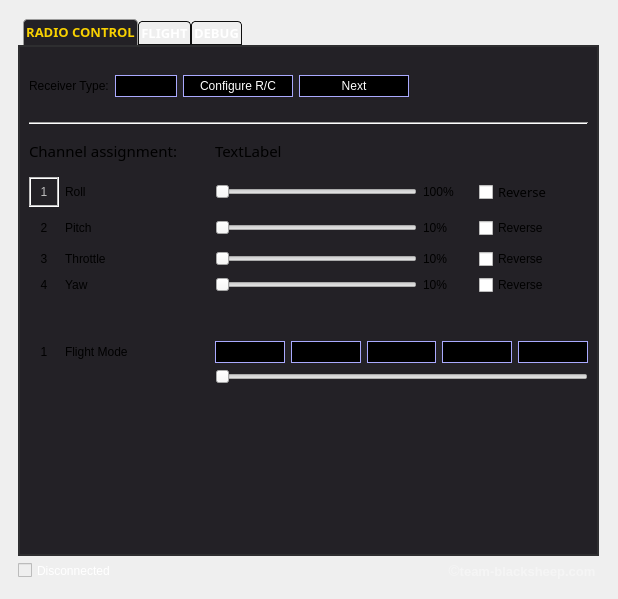
<?xml version="1.0" encoding="UTF-8"?>
<ui version="4.0">
 <class>MainWidget</class>
 <widget class="QWidget" name="MainWidget">
  <property name="enabled">
   <bool>true</bool>
  </property>
  <property name="geometry">
   <rect>
    <x>0</x>
    <y>0</y>
    <width>618</width>
    <height>599</height>
   </rect>
  </property>
  <property name="windowTitle">
   <string>Form</string>
  </property>
  <layout class="QVBoxLayout" name="verticalLayout">
   <property name="leftMargin">
    <number>18</number>
   </property>
   <property name="topMargin">
    <number>19</number>
   </property>
   <property name="rightMargin">
    <number>19</number>
   </property>
   <property name="bottomMargin">
    <number>19</number>
   </property>
   <item>
    <widget class="QTabWidget" name="tabWidget">
     <property name="enabled">
      <bool>true</bool>
     </property>
     <property name="font">
      <font>
       <family>Mukti Narrow</family>
       <pointsize>10</pointsize>
       <weight>75</weight>
       <italic>false</italic>
       <bold>true</bold>
       <kerning>true</kerning>
      </font>
     </property>
     <property name="styleSheet">
      <string notr="true">QTabWidget::pane { /* The tab widget frame */
    border: 2px solid #2e2e30;
	background: #232126;
 }

 QTabWidget::tab-bar {
     left: 5px; /* move to the right by 5px */
     alignment: center;

 }

 /* Style the tab using the tab sub-control. Note that
     it reads QTabBar _not_ QTabWidget */
 QTabBar::tab {
     border: 1px solid #2e2e30;
     border-bottom-color: #232126; /* same as the pane color */
     border-top-left-radius: 4px;
     border-top-right-radius: 4px;
     min-width: 8ex;
	padding:2px;
 }

QTabBar::tab:hover {
	color: #f9d100;
 }

 QTabBar::tab:selected {
	color: #f9d100;
     background: #232126;
     border-color: #9B9B9B;
     border-bottom-color: #232126; /* same as pane color */

 }
QTabBar::tab:!selected:!hover {
color: rgb(255, 255, 255);     
}

 QTabBar::tab:!selected {

    background: transparent;
     border-color: #0f0f0f;
     border-bottom-color: #0f0f0f; /* same as pane color */
     margin-top: 2px; /* make non-selected tabs look smaller */
 }
QLabel[white = true]
{
color: rgb(255, 255, 255);
font: 11pt &quot;Mukti Narrow&quot;;
}
QLabel[yellow = true]
{
color: #f9d100;
font: 11pt &quot;Mukti Narrow&quot;;
}
QLabel[isChannelNumber = true]
{
border-style: solid;
border-width: 1px;
	border-color: rgb(203, 203, 203);
	font: 12pt &quot;Mukti Narrow&quot;;
	width:30px;
	height:30px;
}
QLabel::disabled[isChannelNumber = true]
{
	border-color: rgb(59, 59, 62);
	background-color: rgb(59, 59, 62);
	color: #2d2d2f;
}
QLabel::!disabled[isChannelNumber = true][active = true]
{
	background-color: #0f0f0f;
	color: rgb(249, 209, 0);
}
QLabel::!disabled[isChannelNumber = true][active = false]
{
	color: #232126;
	background-color: rgb(71, 174, 101);
}


QLabel[isChannelLabel = true]
{
	font: 11pt &quot;Mukti Narrow&quot;;
	margin-left:10px;
	margin-top:10px;
	margin-bottom:10px;
}
QLabel::disabled[isChannelLabel = true]
{
	color: #2d2d2f;
}
QLabel::!disabled[isChannelLabel = true][active = true]
{
	color: rgb(249, 209, 0);
}
QLabel::!disabled[isChannelLabel = true][active = false]
{
	color: rgb(71, 174, 101);
}

QLabel[isChannelPercentage = true]
{
	font: 11pt &quot;Mukti Narrow&quot;;
	margin-left:3px;
}
QLabel::disabled[isChannelPercentage = true]
{
	color: #2d2d2f;
}
QLabel::!disabled[isChannelPercentage = true][active = true]
{
	color: rgb(249, 209, 0);
}
QLabel::!disabled[isChannelPercentage = true][active = false]
{
	color: rgb(71, 174, 101);
}

QCheckBox[isReversedCheckbox = true] {
     spacing: 5px;
	font: 10pt &quot;Mukti Narrow&quot;;

 }
 QCheckBox::indicator[isReversedCheckbox = true] {
     width: 18px;
     height: 18px;
 }
 QCheckBox::indicator:unchecked[active = true][isReversedCheckbox = true] {
     image: url(:/images/resources/checkboxactiveunchecked.png);
 }
 QCheckBox::indicator:checked[active = true][isReversedCheckbox = true] {
     image: url(:/images/resources/checkboxactivechecked.png);
 }
QCheckBox::indicator:unchecked[active = false][isReversedCheckbox = true] {
     image: url(:/images/resources/checkboxinactiveunchecked.png);
 }
 QCheckBox::indicator:checked[active = false][isReversedCheckbox = true] {
     image: url(:/images/resources/checkboxinactivechecked.png);
 }
 QCheckBox[active = true][isReversedCheckbox = true] {
	color: rgb(250, 209, 0);
 }
QCheckBox[active = false][isReversedCheckbox = true] {
	color:rgb(69, 173, 99);
 }
QCheckBox[disabled=true][isReversedCheckbox = true] {
	color:#2d2d2f;
}
QCheckBox::indicator:unchecked[disabled=true][isReversedCheckbox = true] {
     image: url(:/images/resources/checkboxdisabledunchecked.png);
 }
QCheckBox::indicator:checked[disabled=true][isReversedCheckbox = true] {
     image: url(:/images/resources/checkboxdisabledchecked.png);
 }


QSlider::handle[disabled=false][active = true]
 {
	image: url(:/images/resources/sliderball3.png);
}
QSlider::handle[disabled=false][active = false]
 {
	image: url(:/images/resources/sliderballgreen.png);
}
QSlider::groove[disabled=false]
{

    border-radius: 4px;
	background: url(:/images/resources/groove.png)  center center repeat-x;
}
QSlider::groove[disabled=true]
{
    border-radius: 4px;
	background: url(:/images/resources/groovedisabled.png)  center center repeat-x;
}

QComboBox
{
	font: 10pt &quot;Mukti Narrow&quot;;
	height:20px;
	border-style: solid;
	border-width: 1px;
}

QComboBox::enabled {
	background-color: rgb(0, 0, 0);
	border-color: rgb(170, 170, 255);
	color: rgb(255, 255, 255);
}
QComboBox::disabled
{
	border-color: rgb(59, 59, 62);
	background-color: rgb(59, 59, 62);
	color: #2d2d2f;
}
QComboBox::drop-down
{
	border-style:none;
}
QComboBox::down-arrow {
	image: url(:/images/resources/down_arrow.png);	
	height:10px;
	width:10px;
 }

QComboBox::enabled[isActive = true]
{
	border-style: solid;
	border-width: 3px;
	border-color: #fad100;
}
</string>
     </property>
     <property name="currentIndex">
      <number>0</number>
     </property>
     <widget class="QWidget" name="tab">
      <attribute name="title">
       <string>RADIO CONTROL</string>
      </attribute>
      <layout class="QVBoxLayout" name="verticalLayout_2">
       <item>
        <layout class="QHBoxLayout" name="horizontalLayout">
         <property name="spacing">
          <number>6</number>
         </property>
         <item>
          <widget class="QLabel" name="label_8">
           <property name="sizePolicy">
            <sizepolicy hsizetype="Preferred" vsizetype="Minimum">
             <horstretch>0</horstretch>
             <verstretch>0</verstretch>
            </sizepolicy>
           </property>
           <property name="minimumSize">
            <size>
             <width>0</width>
             <height>60</height>
            </size>
           </property>
           <property name="text">
            <string>Receiver Type:</string>
           </property>
           <property name="white" stdset="0">
            <bool>true</bool>
           </property>
          </widget>
         </item>
         <item>
          <widget class="QComboBox" name="receiverType">
           <property name="enabled">
            <bool>true</bool>
           </property>
           <property name="styleSheet">
            <string notr="true"/>
           </property>
           <property name="disabled" stdset="0">
            <bool>false</bool>
           </property>
          </widget>
         </item>
         <item>
          <widget class="QPushButton" name="configureStart">
           <property name="enabled">
            <bool>true</bool>
           </property>
           <property name="minimumSize">
            <size>
             <width>110</width>
             <height>0</height>
            </size>
           </property>
           <property name="styleSheet">
            <string notr="true">QPushButton
{
height:20px;
border-style: solid;
border-width: 1px;
color: rgb(255, 255, 255);
font: 10pt &quot;Mukti Narrow&quot;;
padding-left:15px;
padding-right:15px;
}
QPushButton::!pressed {
background-color: rgb(0, 0, 0);
border-color: rgb(170, 170, 255);
}
QPushButton::pressed {
background-color:#444448;
border-color: #fad100;
}
QPushButton::disabled
{
	border-color: rgb(59, 59, 62);
	background-color: rgb(59, 59, 62);
	color: #2d2d2f;
}</string>
           </property>
           <property name="text">
            <string>Configure R/C</string>
           </property>
          </widget>
         </item>
         <item>
          <widget class="QPushButton" name="configureNext">
           <property name="enabled">
            <bool>true</bool>
           </property>
           <property name="minimumSize">
            <size>
             <width>110</width>
             <height>0</height>
            </size>
           </property>
           <property name="styleSheet">
            <string notr="true">QPushButton
{
height:20px;
border-style: solid;
border-width: 1px;
color: rgb(255, 255, 255);
font: 10pt &quot;Mukti Narrow&quot;;
padding-left:15px;
padding-right:15px;
}
QPushButton::!pressed {
background-color: rgb(0, 0, 0);
border-color: rgb(170, 170, 255);
}
QPushButton::pressed {
background-color:#444448;
border-color: #fad100;
}
QPushButton::disabled
{
	border-color: rgb(59, 59, 62);
	background-color: rgb(59, 59, 62);
	color: #2d2d2f;
}</string>
           </property>
           <property name="text">
            <string>Next</string>
           </property>
          </widget>
         </item>
         <item>
          <spacer name="horizontalSpacer">
           <property name="orientation">
            <enum>Qt::Horizontal</enum>
           </property>
           <property name="sizeHint" stdset="0">
            <size>
             <width>40</width>
             <height>20</height>
            </size>
           </property>
          </spacer>
         </item>
        </layout>
       </item>
       <item>
        <widget class="Line" name="line">
         <property name="orientation">
          <enum>Qt::Horizontal</enum>
         </property>
        </widget>
       </item>
       <item>
        <layout class="QGridLayout" name="gridLayout_3">
         <item row="6" column="4">
          <widget class="QCheckBox" name="reverseRoll">
           <property name="enabled">
            <bool>true</bool>
           </property>
           <property name="font">
            <font>
             <family>Mukti Narrow</family>
             <pointsize>10</pointsize>
             <weight>50</weight>
             <bold>false</bold>
            </font>
           </property>
           <property name="text">
            <string>Reverse</string>
           </property>
           <property name="active" stdset="0">
            <bool>false</bool>
           </property>
           <property name="isReversedCheckbox" stdset="0">
            <bool>true</bool>
           </property>
           <property name="disabled" stdset="0">
            <bool>false</bool>
           </property>
          </widget>
         </item>
         <item row="8" column="0">
          <widget class="QLabel" name="channelNumberThrottle">
           <property name="sizePolicy">
            <sizepolicy hsizetype="Fixed" vsizetype="Fixed">
             <horstretch>0</horstretch>
             <verstretch>0</verstretch>
            </sizepolicy>
           </property>
           <property name="maximumSize">
            <size>
             <width>30</width>
             <height>30</height>
            </size>
           </property>
           <property name="text">
            <string>3</string>
           </property>
           <property name="alignment">
            <set>Qt::AlignCenter</set>
           </property>
           <property name="isChannelNumber" stdset="0">
            <bool>true</bool>
           </property>
           <property name="active" stdset="0">
            <bool>false</bool>
           </property>
          </widget>
         </item>
         <item row="6" column="0">
          <widget class="QLabel" name="channelNumberRoll">
           <property name="enabled">
            <bool>false</bool>
           </property>
           <property name="sizePolicy">
            <sizepolicy hsizetype="Fixed" vsizetype="Fixed">
             <horstretch>0</horstretch>
             <verstretch>0</verstretch>
            </sizepolicy>
           </property>
           <property name="minimumSize">
            <size>
             <width>30</width>
             <height>30</height>
            </size>
           </property>
           <property name="frameShape">
            <enum>QFrame::Box</enum>
           </property>
           <property name="frameShadow">
            <enum>QFrame::Sunken</enum>
           </property>
           <property name="text">
            <string>1</string>
           </property>
           <property name="alignment">
            <set>Qt::AlignCenter</set>
           </property>
           <property name="active" stdset="0">
            <bool>true</bool>
           </property>
           <property name="isChannelNumber" stdset="0">
            <bool>true</bool>
           </property>
          </widget>
         </item>
         <item row="0" column="0" colspan="2">
          <widget class="QLabel" name="label_6">
           <property name="sizePolicy">
            <sizepolicy hsizetype="Minimum" vsizetype="Minimum">
             <horstretch>0</horstretch>
             <verstretch>0</verstretch>
            </sizepolicy>
           </property>
           <property name="minimumSize">
            <size>
             <width>180</width>
             <height>40</height>
            </size>
           </property>
           <property name="font">
            <font>
             <family>Mukti Narrow</family>
             <pointsize>11</pointsize>
             <weight>50</weight>
             <italic>false</italic>
             <bold>false</bold>
            </font>
           </property>
           <property name="styleSheet">
            <string notr="true"/>
           </property>
           <property name="text">
            <string>Channel assignment:</string>
           </property>
           <property name="white" stdset="0">
            <bool>true</bool>
           </property>
          </widget>
         </item>
         <item row="7" column="1">
          <widget class="QLabel" name="labelPitch">
           <property name="text">
            <string>Pitch</string>
           </property>
           <property name="isChannelLabel" stdset="0">
            <bool>true</bool>
           </property>
           <property name="active" stdset="0">
            <bool>false</bool>
           </property>
          </widget>
         </item>
         <item row="6" column="3">
          <widget class="QLabel" name="percentageRoll">
           <property name="sizePolicy">
            <sizepolicy hsizetype="Fixed" vsizetype="Preferred">
             <horstretch>0</horstretch>
             <verstretch>0</verstretch>
            </sizepolicy>
           </property>
           <property name="minimumSize">
            <size>
             <width>50</width>
             <height>0</height>
            </size>
           </property>
           <property name="text">
            <string>100%</string>
           </property>
           <property name="active" stdset="0">
            <bool>true</bool>
           </property>
           <property name="isChannelPercentage" stdset="0">
            <bool>true</bool>
           </property>
          </widget>
         </item>
         <item row="10" column="1">
          <spacer name="verticalSpacer_2">
           <property name="orientation">
            <enum>Qt::Vertical</enum>
           </property>
           <property name="sizeType">
            <enum>QSizePolicy::Minimum</enum>
           </property>
           <property name="sizeHint" stdset="0">
            <size>
             <width>20</width>
             <height>40</height>
            </size>
           </property>
          </spacer>
         </item>
         <item row="6" column="2">
          <widget class="QSlider" name="sliderRoll">
           <property name="enabled">
            <bool>false</bool>
           </property>
           <property name="styleSheet">
            <string notr="true"/>
           </property>
           <property name="maximum">
            <number>100</number>
           </property>
           <property name="orientation">
            <enum>Qt::Horizontal</enum>
           </property>
           <property name="tickPosition">
            <enum>QSlider::NoTicks</enum>
           </property>
           <property name="active" stdset="0">
            <bool>false</bool>
           </property>
           <property name="disabled" stdset="0">
            <bool>false</bool>
           </property>
          </widget>
         </item>
         <item row="6" column="1">
          <widget class="QLabel" name="labelRoll">
           <property name="enabled">
            <bool>true</bool>
           </property>
           <property name="sizePolicy">
            <sizepolicy hsizetype="Preferred" vsizetype="Minimum">
             <horstretch>0</horstretch>
             <verstretch>0</verstretch>
            </sizepolicy>
           </property>
           <property name="text">
            <string>Roll</string>
           </property>
           <property name="isChannelLabel" stdset="0">
            <bool>true</bool>
           </property>
           <property name="active" stdset="0">
            <bool>false</bool>
           </property>
          </widget>
         </item>
         <item row="6" column="5">
          <widget class="QLabel" name="checkRoll">
           <property name="sizePolicy">
            <sizepolicy hsizetype="Fixed" vsizetype="Fixed">
             <horstretch>0</horstretch>
             <verstretch>0</verstretch>
            </sizepolicy>
           </property>
           <property name="maximumSize">
            <size>
             <width>30</width>
             <height>30</height>
            </size>
           </property>
           <property name="text">
            <string/>
           </property>
           <property name="pixmap">
            <pixmap resource="resource.qrc">:/images/resources/dialog-apply.svg</pixmap>
           </property>
           <property name="scaledContents">
            <bool>true</bool>
           </property>
          </widget>
         </item>
         <item row="0" column="2">
          <widget class="QLabel" name="stepText">
           <property name="font">
            <font>
             <family>Mukti Narrow</family>
             <pointsize>11</pointsize>
             <weight>50</weight>
             <italic>false</italic>
             <bold>false</bold>
            </font>
           </property>
           <property name="text">
            <string>TextLabel</string>
           </property>
           <property name="yellow" stdset="0">
            <bool>true</bool>
           </property>
          </widget>
         </item>
         <item row="7" column="0">
          <widget class="QLabel" name="channelNumberPitch">
           <property name="sizePolicy">
            <sizepolicy hsizetype="Fixed" vsizetype="Fixed">
             <horstretch>0</horstretch>
             <verstretch>0</verstretch>
            </sizepolicy>
           </property>
           <property name="maximumSize">
            <size>
             <width>30</width>
             <height>30</height>
            </size>
           </property>
           <property name="text">
            <string>2</string>
           </property>
           <property name="alignment">
            <set>Qt::AlignCenter</set>
           </property>
           <property name="isChannelNumber" stdset="0">
            <bool>true</bool>
           </property>
           <property name="active" stdset="0">
            <bool>false</bool>
           </property>
          </widget>
         </item>
         <item row="9" column="0">
          <widget class="QLabel" name="channelNumberYaw">
           <property name="sizePolicy">
            <sizepolicy hsizetype="Fixed" vsizetype="Fixed">
             <horstretch>0</horstretch>
             <verstretch>0</verstretch>
            </sizepolicy>
           </property>
           <property name="maximumSize">
            <size>
             <width>30</width>
             <height>30</height>
            </size>
           </property>
           <property name="text">
            <string>4</string>
           </property>
           <property name="alignment">
            <set>Qt::AlignCenter</set>
           </property>
           <property name="isChannelNumber" stdset="0">
            <bool>true</bool>
           </property>
           <property name="active" stdset="0">
            <bool>true</bool>
           </property>
          </widget>
         </item>
         <item row="11" column="0">
          <widget class="QLabel" name="channelNumberFlightMode">
           <property name="sizePolicy">
            <sizepolicy hsizetype="Fixed" vsizetype="Fixed">
             <horstretch>0</horstretch>
             <verstretch>0</verstretch>
            </sizepolicy>
           </property>
           <property name="maximumSize">
            <size>
             <width>30</width>
             <height>30</height>
            </size>
           </property>
           <property name="text">
            <string>1</string>
           </property>
           <property name="alignment">
            <set>Qt::AlignCenter</set>
           </property>
           <property name="isChannelNumber" stdset="0">
            <bool>true</bool>
           </property>
           <property name="active" stdset="0">
            <bool>false</bool>
           </property>
          </widget>
         </item>
         <item row="9" column="1">
          <widget class="QLabel" name="labelYaw">
           <property name="text">
            <string>Yaw</string>
           </property>
           <property name="isChannelLabel" stdset="0">
            <bool>true</bool>
           </property>
           <property name="active" stdset="0">
            <bool>false</bool>
           </property>
          </widget>
         </item>
         <item row="8" column="2">
          <widget class="QSlider" name="sliderThrottle">
           <property name="enabled">
            <bool>false</bool>
           </property>
           <property name="maximum">
            <number>100</number>
           </property>
           <property name="orientation">
            <enum>Qt::Horizontal</enum>
           </property>
           <property name="active" stdset="0">
            <bool>false</bool>
           </property>
           <property name="disabled" stdset="0">
            <bool>false</bool>
           </property>
          </widget>
         </item>
         <item row="9" column="2">
          <widget class="QSlider" name="sliderYaw">
           <property name="enabled">
            <bool>false</bool>
           </property>
           <property name="maximum">
            <number>100</number>
           </property>
           <property name="orientation">
            <enum>Qt::Horizontal</enum>
           </property>
           <property name="active" stdset="0">
            <bool>false</bool>
           </property>
           <property name="disabled" stdset="0">
            <bool>false</bool>
           </property>
          </widget>
         </item>
         <item row="11" column="2" colspan="4">
          <layout class="QHBoxLayout" name="horizontalLayout_2">
           <property name="topMargin">
            <number>0</number>
           </property>
           <item>
            <widget class="QComboBox" name="flightMode0">
             <property name="enabled">
              <bool>true</bool>
             </property>
             <property name="isActive" stdset="0">
              <bool>false</bool>
             </property>
             <property name="disabled" stdset="0">
              <bool>false</bool>
             </property>
            </widget>
           </item>
           <item>
            <widget class="QComboBox" name="flightMode1">
             <property name="isActive" stdset="0">
              <bool>false</bool>
             </property>
             <property name="disabled" stdset="0">
              <bool>false</bool>
             </property>
            </widget>
           </item>
           <item>
            <widget class="QComboBox" name="flightMode2">
             <property name="isActive" stdset="0">
              <bool>false</bool>
             </property>
             <property name="disabled" stdset="0">
              <bool>false</bool>
             </property>
            </widget>
           </item>
           <item>
            <widget class="QComboBox" name="flightMode3">
             <property name="isActive" stdset="0">
              <bool>false</bool>
             </property>
             <property name="disabled" stdset="0">
              <bool>false</bool>
             </property>
            </widget>
           </item>
           <item>
            <widget class="QComboBox" name="flightMode4">
             <property name="isActive" stdset="0">
              <bool>false</bool>
             </property>
             <property name="disabled" stdset="0">
              <bool>false</bool>
             </property>
            </widget>
           </item>
          </layout>
         </item>
         <item row="7" column="2">
          <widget class="QSlider" name="sliderPitch">
           <property name="enabled">
            <bool>false</bool>
           </property>
           <property name="maximum">
            <number>100</number>
           </property>
           <property name="orientation">
            <enum>Qt::Horizontal</enum>
           </property>
           <property name="active" stdset="0">
            <bool>false</bool>
           </property>
           <property name="disabled" stdset="0">
            <bool>false</bool>
           </property>
          </widget>
         </item>
         <item row="9" column="3">
          <widget class="QLabel" name="percentageYaw">
           <property name="minimumSize">
            <size>
             <width>50</width>
             <height>0</height>
            </size>
           </property>
           <property name="text">
            <string>10%</string>
           </property>
           <property name="isChannelPercentage" stdset="0">
            <bool>true</bool>
           </property>
           <property name="active" stdset="0">
            <bool>false</bool>
           </property>
          </widget>
         </item>
         <item row="7" column="3">
          <widget class="QLabel" name="percentagePitch">
           <property name="minimumSize">
            <size>
             <width>50</width>
             <height>0</height>
            </size>
           </property>
           <property name="text">
            <string>10%</string>
           </property>
           <property name="isChannelPercentage" stdset="0">
            <bool>true</bool>
           </property>
           <property name="active" stdset="0">
            <bool>false</bool>
           </property>
          </widget>
         </item>
         <item row="8" column="3">
          <widget class="QLabel" name="percentageThrottle">
           <property name="minimumSize">
            <size>
             <width>50</width>
             <height>0</height>
            </size>
           </property>
           <property name="text">
            <string>10%</string>
           </property>
           <property name="isChannelPercentage" stdset="0">
            <bool>true</bool>
           </property>
           <property name="active" stdset="0">
            <bool>false</bool>
           </property>
          </widget>
         </item>
         <item row="8" column="1">
          <widget class="QLabel" name="labelThrottle">
           <property name="text">
            <string>Throttle</string>
           </property>
           <property name="isChannelLabel" stdset="0">
            <bool>true</bool>
           </property>
           <property name="active" stdset="0">
            <bool>false</bool>
           </property>
          </widget>
         </item>
         <item row="7" column="4">
          <widget class="QCheckBox" name="reversePitch">
           <property name="text">
            <string>Reverse</string>
           </property>
           <property name="active" stdset="0">
            <bool>false</bool>
           </property>
           <property name="isReversedCheckbox" stdset="0">
            <bool>true</bool>
           </property>
           <property name="disabled" stdset="0">
            <bool>false</bool>
           </property>
          </widget>
         </item>
         <item row="8" column="4">
          <widget class="QCheckBox" name="reverseThrottle">
           <property name="text">
            <string>Reverse</string>
           </property>
           <property name="checkable">
            <bool>true</bool>
           </property>
           <property name="active" stdset="0">
            <bool>false</bool>
           </property>
           <property name="isReversedCheckbox" stdset="0">
            <bool>true</bool>
           </property>
           <property name="disabled" stdset="0">
            <bool>false</bool>
           </property>
          </widget>
         </item>
         <item row="9" column="4">
          <widget class="QCheckBox" name="reverseYaw">
           <property name="text">
            <string>Reverse</string>
           </property>
           <property name="active" stdset="0">
            <bool>false</bool>
           </property>
           <property name="isReversedCheckbox" stdset="0">
            <bool>true</bool>
           </property>
           <property name="disabled" stdset="0">
            <bool>false</bool>
           </property>
          </widget>
         </item>
         <item row="7" column="5">
          <widget class="QLabel" name="checkPitch">
           <property name="sizePolicy">
            <sizepolicy hsizetype="Fixed" vsizetype="Fixed">
             <horstretch>0</horstretch>
             <verstretch>0</verstretch>
            </sizepolicy>
           </property>
           <property name="minimumSize">
            <size>
             <width>30</width>
             <height>30</height>
            </size>
           </property>
           <property name="maximumSize">
            <size>
             <width>30</width>
             <height>30</height>
            </size>
           </property>
           <property name="text">
            <string/>
           </property>
           <property name="pixmap">
            <pixmap resource="resource.qrc">:/images/resources/dialog-apply.svg</pixmap>
           </property>
           <property name="scaledContents">
            <bool>true</bool>
           </property>
          </widget>
         </item>
         <item row="9" column="5">
          <widget class="QLabel" name="checkYaw">
           <property name="sizePolicy">
            <sizepolicy hsizetype="Fixed" vsizetype="Fixed">
             <horstretch>0</horstretch>
             <verstretch>0</verstretch>
            </sizepolicy>
           </property>
           <property name="maximumSize">
            <size>
             <width>30</width>
             <height>30</height>
            </size>
           </property>
           <property name="text">
            <string/>
           </property>
           <property name="pixmap">
            <pixmap resource="resource.qrc">:/images/resources/dialog-apply.svg</pixmap>
           </property>
           <property name="scaledContents">
            <bool>true</bool>
           </property>
          </widget>
         </item>
         <item row="8" column="5">
          <widget class="QLabel" name="CheckThrottle">
           <property name="sizePolicy">
            <sizepolicy hsizetype="Fixed" vsizetype="Fixed">
             <horstretch>0</horstretch>
             <verstretch>0</verstretch>
            </sizepolicy>
           </property>
           <property name="maximumSize">
            <size>
             <width>30</width>
             <height>30</height>
            </size>
           </property>
           <property name="text">
            <string/>
           </property>
           <property name="pixmap">
            <pixmap resource="resource.qrc">:/images/resources/dialog-apply.svg</pixmap>
           </property>
           <property name="scaledContents">
            <bool>true</bool>
           </property>
          </widget>
         </item>
         <item row="11" column="1">
          <widget class="QLabel" name="labelFlightMode">
           <property name="sizePolicy">
            <sizepolicy hsizetype="Preferred" vsizetype="Preferred">
             <horstretch>0</horstretch>
             <verstretch>0</verstretch>
            </sizepolicy>
           </property>
           <property name="minimumSize">
            <size>
             <width>0</width>
             <height>0</height>
            </size>
           </property>
           <property name="text">
            <string>Flight Mode</string>
           </property>
           <property name="isChannelLabel" stdset="0">
            <bool>true</bool>
           </property>
           <property name="active" stdset="0">
            <bool>false</bool>
           </property>
          </widget>
         </item>
         <item row="12" column="2" colspan="4">
          <widget class="QSlider" name="sliderFlightMode">
           <property name="enabled">
            <bool>false</bool>
           </property>
           <property name="maximum">
            <number>100</number>
           </property>
           <property name="orientation">
            <enum>Qt::Horizontal</enum>
           </property>
           <property name="active" stdset="0">
            <bool>false</bool>
           </property>
           <property name="disabled" stdset="0">
            <bool>false</bool>
           </property>
          </widget>
         </item>
        </layout>
       </item>
       <item>
        <spacer name="verticalSpacer">
         <property name="orientation">
          <enum>Qt::Vertical</enum>
         </property>
         <property name="sizeHint" stdset="0">
          <size>
           <width>20</width>
           <height>40</height>
          </size>
         </property>
        </spacer>
       </item>
      </layout>
     </widget>
     <widget class="QWidget" name="flightTab">
      <attribute name="title">
       <string>FLIGHT</string>
      </attribute>
     </widget>
     <widget class="QWidget" name="debugTab">
      <attribute name="title">
       <string>DEBUG</string>
      </attribute>
     </widget>
    </widget>
   </item>
   <item>
    <layout class="QGridLayout" name="gridLayout">
     <item row="1" column="0">
      <widget class="QCheckBox" name="connected">
       <property name="enabled">
        <bool>false</bool>
       </property>
       <property name="styleSheet">
        <string notr="true">QCheckBox
{
     spacing: 5px;
	font: 10pt &quot;Mukti Narrow&quot;;
	color: rgb(255, 255, 255)

 }
 QCheckBox::indicator:checked {
     image: url(:/images/resources/ballgreen.png);
     width: 15px;
     height: 15px;
 }
QCheckBox::indicator:unchecked {
     image: url(:/images/resources/ballred.png);
     width: 15px;
     height: 15px;
 }</string>
       </property>
       <property name="text">
        <string>Disconnected</string>
       </property>
       <property name="checked">
        <bool>false</bool>
       </property>
      </widget>
     </item>
     <item row="1" column="1">
      <widget class="QLabel" name="label">
       <property name="styleSheet">
        <string notr="true">a{ text-decoration: underline; font- style: italic; color: #00ff00;} 
a {text-decoration: none;}</string>
       </property>
       <property name="text">
        <string>&lt;html&gt;&lt;head/&gt;&lt;body&gt;&lt;p&gt;&lt;span style=&quot; font-family:'sans-serif'; font-size:11pt; color:#f5f5f5;&quot;&gt;©&lt;/span&gt;&lt;a href=&quot;http://team-blacksheep.com&quot;&gt;&lt;span style=&quot; font-size:10pt; font-weight:600; color:#f5f5f5;text-decoration:none;&quot;&gt;team-blacksheep.com &lt;/span&gt;&lt;/a&gt;&lt;/p&gt;&lt;/body&gt;&lt;/html&gt;</string>
       </property>
       <property name="alignment">
        <set>Qt::AlignRight|Qt::AlignTrailing|Qt::AlignVCenter</set>
       </property>
       <property name="margin">
        <number>0</number>
       </property>
       <property name="openExternalLinks">
        <bool>true</bool>
       </property>
       <property name="textInteractionFlags">
        <set>Qt::LinksAccessibleByKeyboard|Qt::LinksAccessibleByMouse</set>
       </property>
      </widget>
     </item>
    </layout>
   </item>
  </layout>
 </widget>
 <resources>
  <include location="resource.qrc"/>
 </resources>
 <connections/>
</ui>
